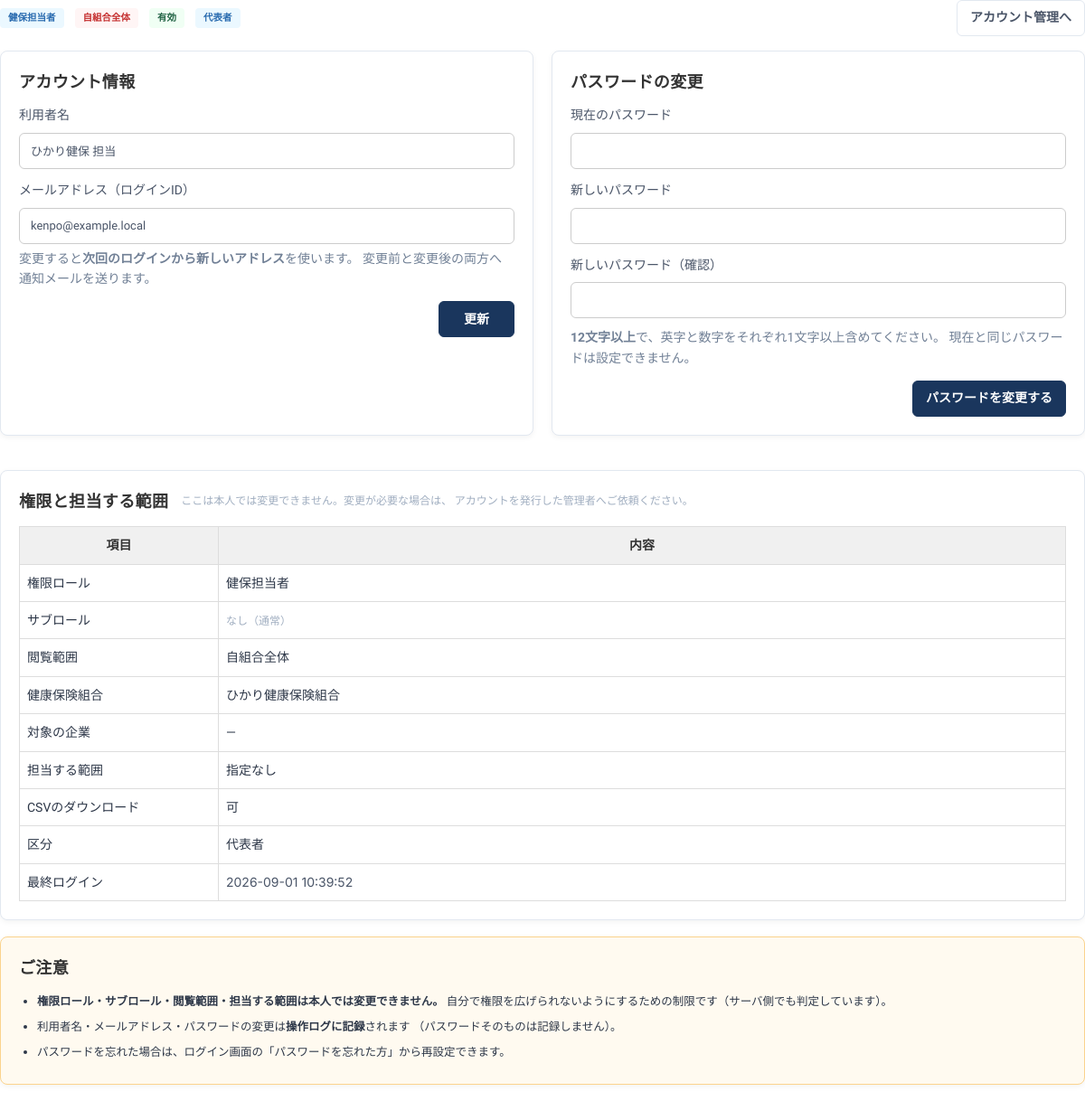
Page /me (signed in) on the earlier database version.
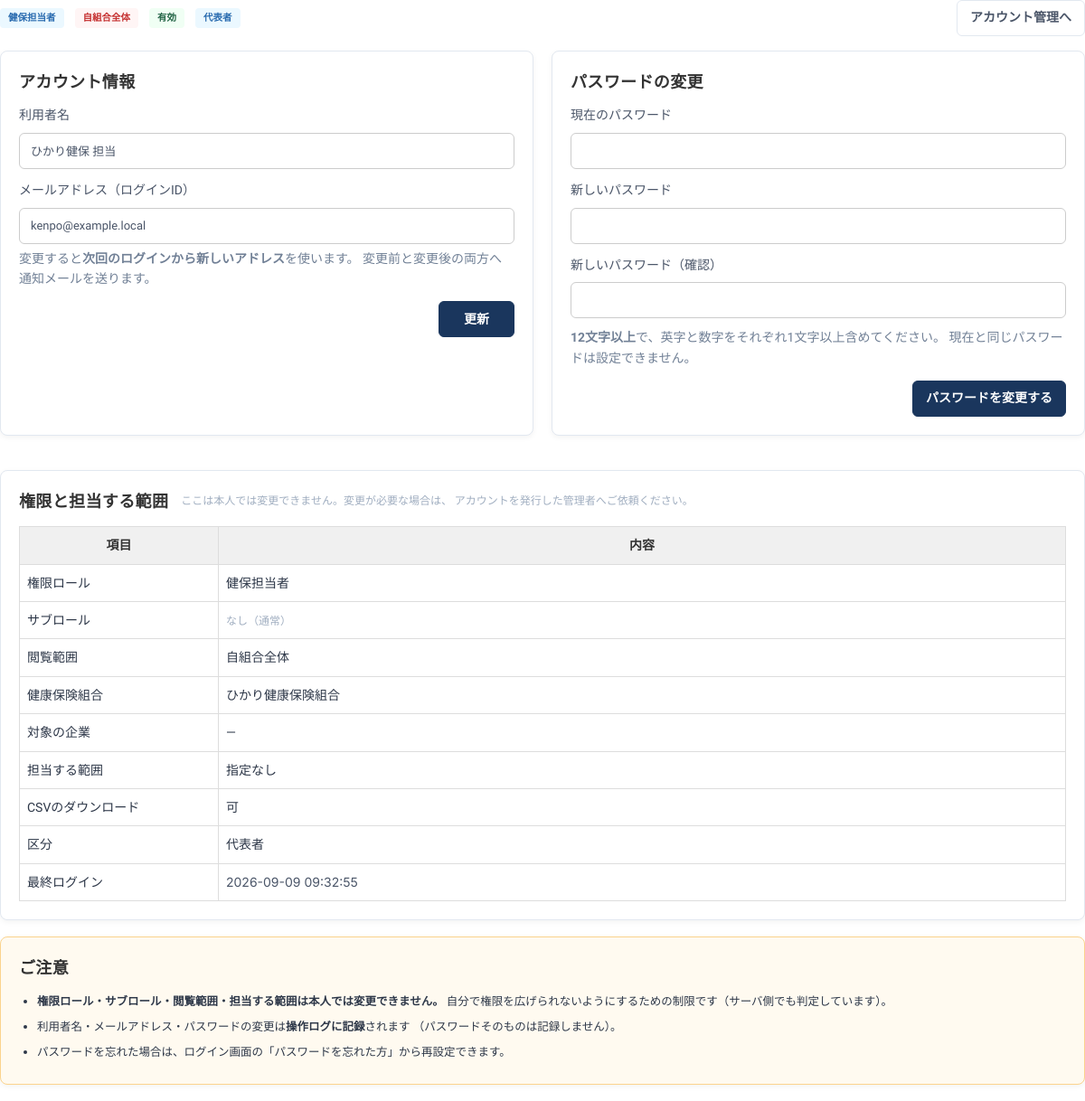
Same page on the later database version.
### tables this page shows
CREATE TABLE account (
  id            INTEGER PRIMARY KEY AUTOINCREMENT,
  email         TEXT NOT NULL UNIQUE,
  name          TEXT NOT NULL,
  role          TEXT NOT NULL,
  view_scope    TEXT NOT NULL,
  can_download  INTEGER NOT NULL DEFAULT 0,
  is_primary    INTEGER NOT NULL DEFAULT 0,   -- 代表者アカウント
  kenpo_id      INTEGER REFERENCES kenpo(id),
  company_id    INTEGER REFERENCES company(id),
  dept_id       INTEGER REFERENCES department(id),   -- 部署の管理者の場合
  status        TEXT NOT NULL DEFAULT 'invited',   -- invited / active / disabled / deleted
  password_hash TEXT,
  invite_token  TEXT,
  invite_expire TEXT,
  reset_token   TEXT,
  reset_expire  TEXT,
  reset_at      TEXT,
  created_by    TEXT,
  created_at    TEXT NOT NULL DEFAULT (datetime('now','localtime')),
  updated_at    TEXT,
  activated_at  TEXT,
  last_login_at TEXT
, sub_role TEXT NOT NULL DEFAULT '');

### app.py (the view, shortened to what this page needs)
@app.route("/me", methods=["GET", "POST"])
@login_required
def me_account():
    db, acc = get_db(), current_account()
    if support_kenpo():
        flash("サポートログイン中はマイアカウントを変更できません。"
              "サポートを終了してから操作してください。", "error")
        return render_template("me.html", **me_context()), 403
    row = db.execute("SELECT * FROM account WHERE id=?", (acc["id"],)).fetchone()
    if request.method == "GET":
        return render_template("me.html", **me_context(row))

### app.py (called while the page is built, shortened)
def feature_na(key, role_key):
    return role_key in FEATURE_NA_ROLES.get(key, ())

def get_db():
    if "db" not in g:
        g.db = sqlite3.connect(DB_PATH)
        g.db.row_factory = sqlite3.Row
        g.db.execute("PRAGMA foreign_keys = ON")
    return g.db

def asset_ver(name="app.css"):
    try:
        return str(int(os.path.getmtime(os.path.join(BASE_DIR, "static", name))))
    except OSError:
        return "0"

@app.context_processor
def inject_asset_ver():
    return {"ASSET_V": asset_ver()}

def real_account():
    aid = session.get("account_id")
    if not aid:
        return None
    if "real_acc" not in g:
        g.real_acc = get_db().execute(
            "SELECT * FROM account WHERE id=? AND status='active'", (aid,)).fetchone()
    return g.real_acc

def support_kenpo():
    kid = session.get("support_kenpo_id")
    if not kid:
        return None

def sub_role(acc):
    if not acc:
        return ""
    try:
        v = acc["sub_role"]
    except (KeyError, IndexError):
        return ""
    return (v or "") if v in SUB_ROLE_LABELS else ""

def is_doctor(acc=None):
    return sub_role(acc if acc is not None else current_account()) == "doctor"

### templates/me.html (shortened to what the changed rows need)
{% extends LAYOUT %}{% block body %}
<div class="link-bar">
  <div class="link-bar-info">
    <span class="st st-role">{{ role_full(row) }}</span>
    <span class="st {{ 'st-own' if row.view_scope=='own_company' else 'st-all' }}">
      {{ SCOPE_LABELS.get(row.view_scope, row.view_scope) }}</span>
    <span class="st st-{{ row.status }}">{{ STATUS_LABELS.get(row.status, row.status) }}</span>
    {% if row.is_primary %}<span class="st st-role">代表者</span>{% endif %}
  </div>
</div>
<div class="form-grid">
  <div class="block">
    <h2>アカウント情報</h2>
    <form method="post" action="{{ url_for('me_account') }}">
      <div class="search-group"><label for="name">利用者名</label>
        <input type="text" id="name" name="name" required style="width:100%"
               value="{{ (form.name if form else row.name) or '' }}"></div>
      <div class="search-group" style="margin-top:12px">
        <label for="email">メールアドレス（ログインID）</label>
        <input type="email" id="email" name="email" required style="width:100%"
               value="{{ (form.email if form else row.email) or '' }}">
        <p class="fld-help">変更すると<b>次回のログインから新しいアドレス</b>を使います。
          変更前と変更後の両方へ通知メールを送ります。</p></div>
    </form>
  </div>
  <div class="block">
    <h2>パスワードの変更</h2>
  </div>
</div>
<div class="block">
  <div class="blk-head">
    <div class="blk-head-left"><h2>権限と担当する範囲</h2>
        </div>
  </div>
  <table class="result-table" style="table-layout:auto">
    <thead><tr><th class="tl" style="width:220px">項目</th><th class="tl">内容</th></tr></thead>
    <tbody>
      <tr class="ls-row"><td class="tl">権限ロール</td>
        <td class="tl">{{ ROLE_LABELS.get(row.role, row.role) }}</td></tr>
      <tr class="ls-row"><td class="tl">閲覧範囲</td>
        <td class="tl">{{ SCOPE_LABELS.get(row.view_scope, row.view_scope) }}</td></tr>
      <tr class="ls-row"><td class="tl">CSVのダウンロード</td>
        <td class="tl">{{ '可' if row.can_download else '不可' }}</td></tr>
      <tr class="ls-row"><td class="tl">区分</td>
        <td class="tl">{{ '代表者' if row.is_primary else '一般' }}</td></tr>
      <tr class="ls-row"><td class="tl">最終ログイン</td>
        <td class="tl code">{{ row.last_login_at or '—' }}</td></tr>
    </tbody>
  </table>
</div>
<div class="block note-card">
  <h2>ご注意</h2>
</div>
{% endblock %}

Differences in the rows shown:
changed account "健保担当者": last_login_at "2026-09-01 10:39:52" → "2026-09-09 09:32:55"
